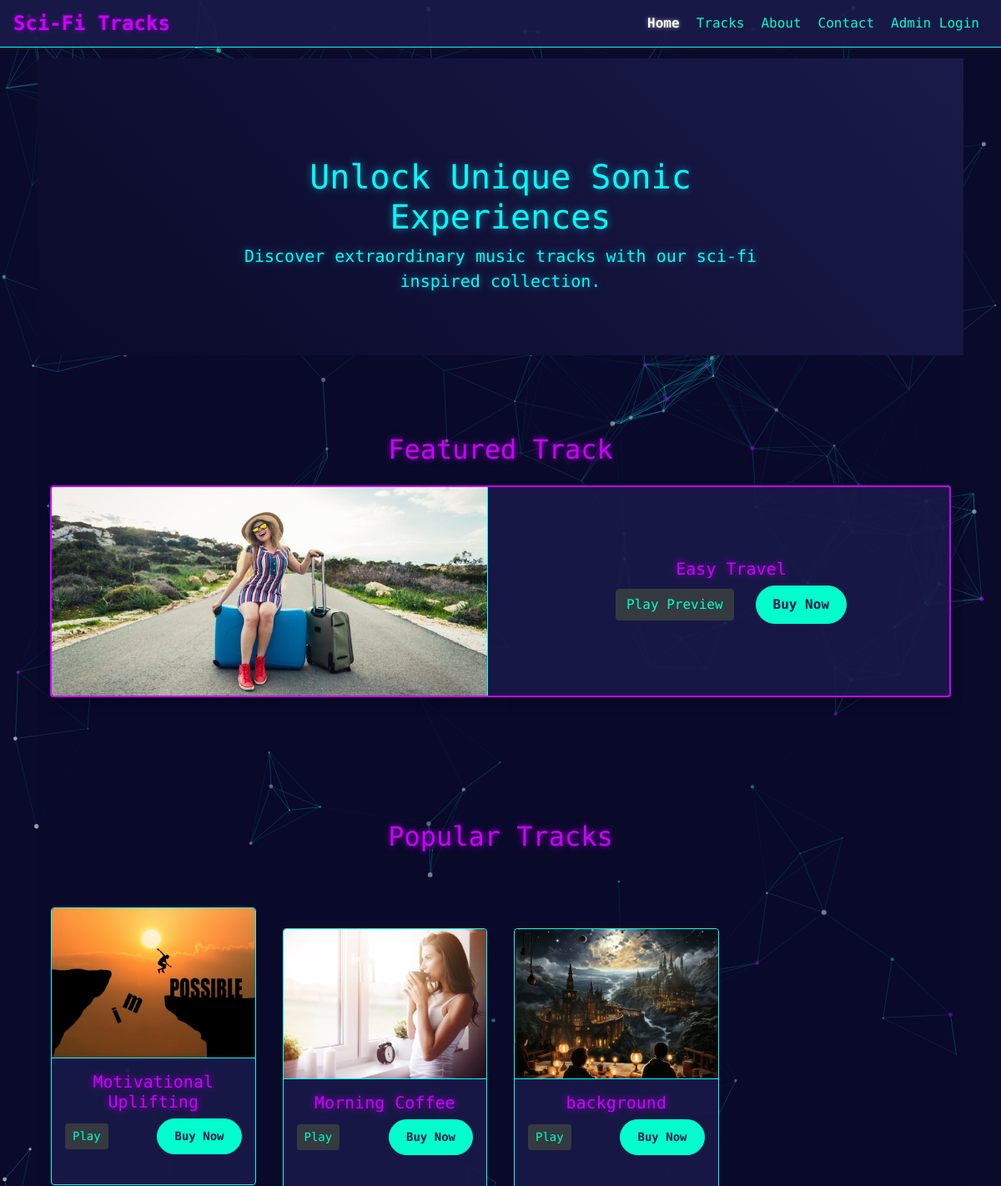
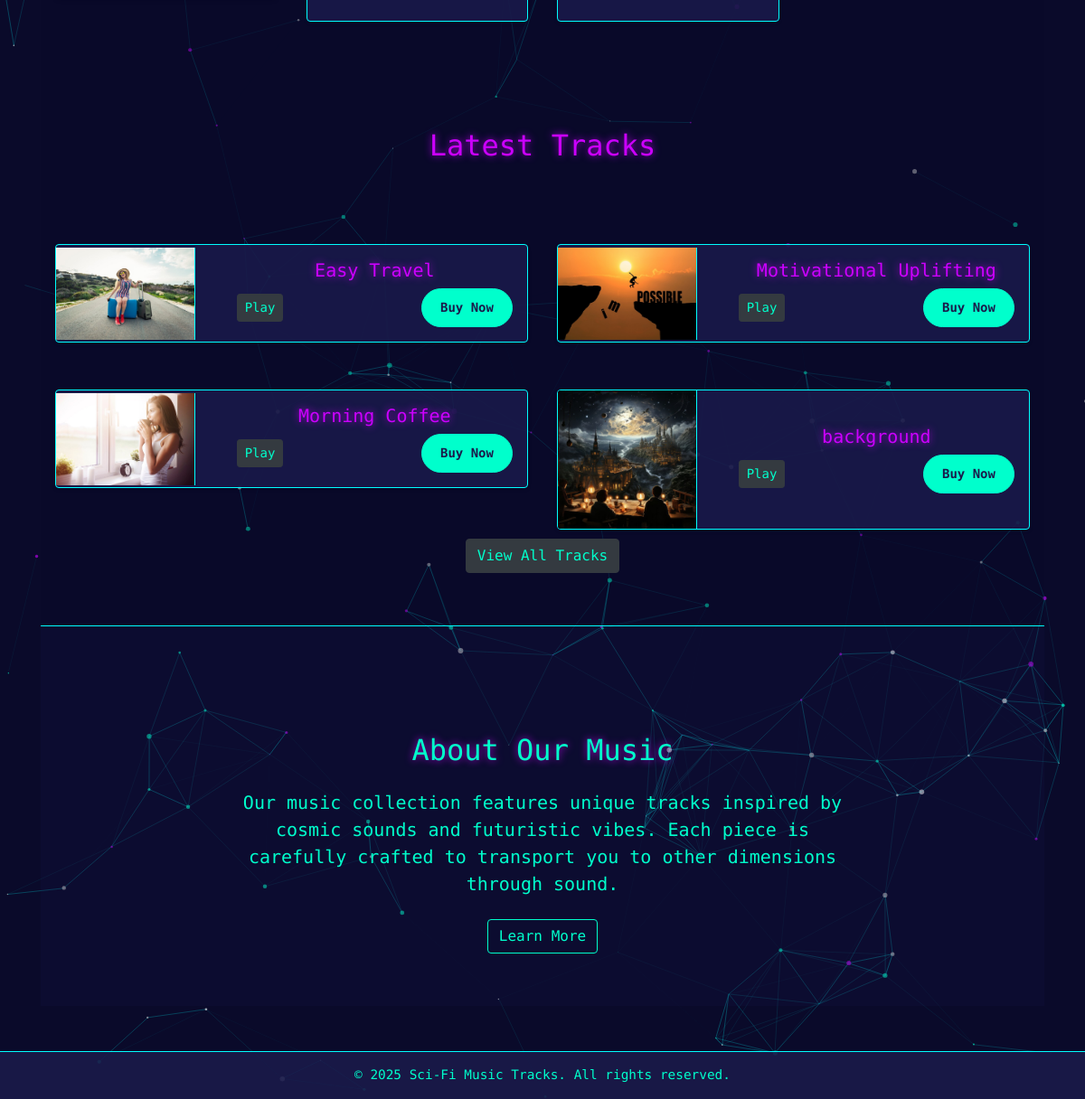
The app's page /shop/index.php with its own data (2 pictures, top to bottom).
### tables this page shows
CREATE TABLE IF NOT EXISTS `tracks` (
  `id` int NOT NULL AUTO_INCREMENT,
  `name` varchar(255) NOT NULL,
  `description` text,
  `file_name` varchar(255) DEFAULT NULL,
  `image_name` varchar(255) DEFAULT NULL,
  `created_at` timestamp NULL DEFAULT CURRENT_TIMESTAMP,
  PRIMARY KEY (`id`)
);

### shop/index.php (the view, shortened to what this page needs)
<?php
require_once 'includes/header.php';
require_once 'admin/includes/db_connection.php';
$featuredTrack = null;
$latestTracks = [];
$sql_latest = "SELECT id, name, description, file_name, image_name FROM tracks ORDER BY created_at DESC LIMIT 6";
if ($link === false) {
    echo '<div class="container mt-4"><div class="alert alert-danger">Database connection error. Track sections cannot be displayed.</div></div>';
} else {
    $result_latest = mysqli_query($link, $sql_latest);
    if ($result_latest && mysqli_num_rows($result_latest) > 0) {
        while ($row = mysqli_fetch_assoc($result_latest)) {
            $latestTracks[] = $row;
        }
        $featuredTrack = $latestTracks[0];
    } else {
    }
}
?>
    <section class="hero bg-primary text-light py-5">
        <div class="container">
            <div class="row justify-content-center text-center">
                <div class="col-lg-8">
                    <h1 class="animate__animated animate__fadeIn">Unlock Unique Sonic Experiences</h1>
                    <p class="animate__animated animate__fadeIn lead">Discover extraordinary music tracks with our sci-fi inspired collection.</p>
                </div>
            </div>
        </div>
    </section>
    <?php if ($featuredTrack): ?>
    <section class="featured-track-section py-4">
        <div class="container">
            <h2 class="section-title text-center mb-4">Featured Track</h2>
            <div class="card shadow">
                <div class="row g-0 align-items-center">
                    <div class="col-md-6">
                         <?php
                         $featured_image_path = '';
                         $featured_image_exists = false;
                         $public_image_directory = 'images/tracks/';
                         if (!empty($featuredTrack['image_name'])) {
                             $server_image_path = __DIR__ . '/' . $public_image_directory . $featuredTrack['image_name'];
                             if (file_exists($server_image_path)) {
                                 $featured_image_path = $public_image_directory . htmlspecialchars($featuredTrack['image_name']);
                                 $featured_image_exists = true;
                             }
                         }
                         ?>
                        <?php if ($featured_image_exists): ?>
                            <img src="<?php echo $featured_image_path; ?>" alt="<?php echo htmlspecialchars($featuredTrack['name']); ?>" class="img-fluid rounded-start" style="height: auto; max-height: 250px; object-fit: cover;">
                        <?php else: ?>
                             <div class="card-img-top bg-secondary text-white d-flex align-items-center justify-content-center rounded-start" style="height: 250px;">
                                 No Image
                             </div>
                         <?php endif; ?>
                    </div>
                    <div class="col-md-6">
                        <div class="card-body">
                            <h3 class="card-title"><?php echo htmlspecialchars($featuredTrack['name']); ?></h3>
                            <div class="d-flex align-items-center">
                                <a href="player.php?id=<?php echo $featuredTrack['id']; ?>" class="btn btn-secondary btn-play mr-3 <?php echo empty($featuredTrack['file_name']) ? 'disabled' : ''; ?>" <?php echo empty($featuredTrack['file_name']) ? 'aria-disabled="true"' : ''; ?>>
                                     Play Preview
                                </a>
                                <button class="btn btn-primary btn-buy" data-track-name="<?php echo htmlspecialchars($featuredTrack['name']); ?>">Buy Now</button>
                            </div>
                        </div>
                    </div>
                </div>
            </div>
        </div>
    </section>
    <?php endif; ?>
    <?php
    $popularTracksSubset = array_slice($latestTracks, 1, 4);
    if (!empty($popularTracksSubset)):
    ?>
    <section class="popular-tracks-section py-4 ">
        <div class="container">
            <h2 class="section-title text-center mb-4">Popular Tracks</h2>
            <div class="row row-cols-1 row-cols-md-2 row-cols-lg-4 g-4">
                <?php foreach ($popularTracksSubset as $track): ?>
                <div class="col">
                    <div class="card h-100 shadow-sm">
                         <?php
                         $popular_image_path = '';
                         $popular_image_exists = false;
                         $public_image_directory = 'images/tracks/';
                         if (!empty($track['image_name'])) {
                             $server_image_path = __DIR__ . '/' . $public_image_directory . $track['image_name'];
                             if (file_exists($server_image_path)) {
                                 $popular_image_path = $public_image_directory . htmlspecialchars($track['image_name']);
                                 $popular_image_exists = true;
                             }
                         }
                         ?>
                        <?php if ($popular_image_exists): ?>
                        <img src="<?php echo $popular_image_path; ?>" alt="<?php echo htmlspecialchars($track['name']); ?>" class="card-img-top">
                        <?php else: ?>
                            <div class="card-img-top bg-secondary text-white d-flex align-items-center justify-content-center" style="height: 180px;">
                                No Image
                            </div>
                         <?php endif; ?>
                        <div class="card-body">
                            <h5 class="card-title"><?php echo htmlspecialchars($track['name']); ?></h5>
                            <div class="d-flex justify-content-between align-items-center">
                                <a href="player.php?id=<?php echo $track['id']; ?>" class="btn btn-secondary btn-sm btn-play <?php echo empty($track['file_name']) ? 'disabled' : ''; ?>" <?php echo empty($track['file_name']) ? 'aria-disabled="true"' : ''; ?>>
                                     Play
                                </a>
                                <button class="btn btn-sm btn-primary btn-buy" data-track-name="<?php echo htmlspecialchars($track['name']); ?>">Buy Now</button>
                            </div>
                        </div>
                    </div>
                </div>
                <?php endforeach; ?>
            </div>
        </div>
    </section>
    <?php endif; ?>
     <?php
     $latestTracksSubset = array_slice($latestTracks, 0, 4);
     if (!empty($latestTracksSubset)):
     ?>
    <section class="latest-tracks-section py-5">
        <div class="container">
            <h2 class="section-title text-center mb-4">Latest Tracks</h2>
            <div class="row row-cols-1 row-cols-md-2 g-4">
                <?php foreach ($latestTracksSubset as $track): ?>
                <div class="col">
                    <div class="card shadow-sm">
                        <div class="row g-0 align-items-center">
                            <div class="col-md-4">
                                <?php
                                $latest_image_path = '';
                                $latest_image_exists = false;
                                $public_image_directory = 'images/tracks/';
                                if (!empty($track['image_name'])) {
                                    $server_image_path = __DIR__ . '/' . $public_image_directory . $track['image_name'];
                                    if (file_exists($server_image_path)) {
                                        $latest_image_path = $public_image_directory . htmlspecialchars($track['image_name']);
                                        $latest_image_exists = true;
                                    }
                                }
                                ?>
                                <?php if ($latest_image_exists): ?>
                                <img src="<?php echo $latest_image_path; ?>" alt="<?php echo htmlspecialchars($track['name']); ?>" class="img-fluid rounded-start" style="height: auto; max-height: 180px; object-fit: cover;">
                                <?php else: ?>
                                     <div class="bg-secondary text-white d-flex align-items-center justify-content-center rounded-start" style="height: 180px;">
                                         No Image
                                     </div>
                                <?php endif; ?>
                            </div>
                            <div class="col-md-8">
                                <div class="card-body">
                                    <h5 class="card-title"><?php echo htmlspecialchars($track['name']); ?></h5>
                                    <div class="d-flex justify-content-between align-items-center">
                                        <a href="player.php?id=<?php echo $track['id']; ?>" class="btn btn-secondary btn-sm btn-play <?php echo empty($track['file_name']) ? 'disabled' : ''; ?>" <?php echo empty($track['file_name']) ? 'aria-disabled="true"' : ''; ?>>
                                             Play
                                        </a>
                                        <button class="btn btn-sm btn-primary btn-buy" data-track-name="<?php echo htmlspecialchars($track['name']); ?>">Buy Now</button>
                                    </div>
                                </div>
                            </div>
                        </div>
                    </div>
                </div>
                <?php endforeach; ?>
            </div>
            <div class="view-all-btn mt-4 text-center">
                <a href="tracks.php" class="btn btn-secondary">View All Tracks</a>
            </div>
        </div>
    </section>
     <?php endif; ?>
    <section class="intro-section py-5  text-light">
        <div class="container">
            <div class="row justify-content-center text-center">
                <div class="col-lg-8">
                    <h2 class="section-title mb-4">About Our Music</h2>
                    <p class="lead mb-4">Our music collection features unique tracks inspired by cosmic sounds and futuristic vibes. Each piece is carefully crafted to transport you to other dimensions through sound.</p>
                    <a href="about.php" class="btn btn-outline-light">Learn More</a>
                </div>
            </div>
        </div>
    </section>
<?php
require_once 'includes/footer.php';
?>

### shop/style.css (style rules this page uses)
body { background-color: #0a0a2a; color: #00ffcc; font-family: 'Share Tech Mono', monospace; min-height: 100vh; position: relative; overflow-x: hidden; margin: 0; padding: 0; }
.container { position: relative; z-index: 1; margin-top: 70px; padding-bottom: 10px; }
h1, h2, .card-title { color: #cc00ff; text-shadow: 0 0 8px rgba(204, 0, 255, 0.8); }
.section-title { margin-bottom: 30px; font-size: 2em; text-align: center; }
.card { background-color: rgba(26, 26, 74, 0.9); border: 1px solid #00ffff; color: #00ffcc; margin-bottom: 20px; text-align: center; box-shadow: 0 0 15px rgba(0, 255, 204, 0.4); transition: transform 0.3s ease-in-out, box-shadow 0.3s ease-in-out; position: relative; z-index: 2; overflow: hidden; }
.card img { border-bottom: 1px solid #00ffff; height: 180px; object-fit: cover; width: 100%; }
.card-body { padding: 1rem; }
.card-title { font-size: 1.25rem; margin-bottom: 0.5rem; color: #cc00ff; text-shadow: 0 0 8px rgba(204, 0, 255, 0.8); }
.btn-buy { background-color: #00ffcc; border-color: #00ffcc; color: #1a1a4a; font-weight: bold; padding: 10px 20px; border-radius: 25px; transition: background-color 0.3s ease, border-color 0.3s ease, color 0.3s ease, box-shadow 0.3s ease; }
.btn-secondary { background-color: #343a40; border-color: #343a40; color: #00ffcc; transition: background-color 0.3s ease, border-color 0.3s ease, color 0.3s ease; }
a.btn-play { display: inline-flex; align-items: center; justify-content: center; cursor: pointer; transition: color 0.3s ease; text-decoration: none; color: inherit; }
.featured-track-section .d-flex .btn-primary, .card-body .d-flex .btn-primary { margin-left: 10px; }
.card-body .d-flex { justify-content: center; }
.popular-tracks-section .card-body .d-flex, .latest-tracks-section .card-body .d-flex { justify-content: space-between; }
.hero { background: linear-gradient(45deg, #0a0a2a, #1a1a4a); padding-top: 80px; padding-bottom: 80px; }
.hero h1, .hero p { color: #00ffff; text-shadow: 0 0 10px rgba(0, 255, 255, 0.5); }
.section-title { color: #cc00ff; text-shadow: 0 0 8px rgba(204, 0, 255, 0.8); margin-bottom: 30px; font-size: 2em; text-align: center; }
.featured-track-section { padding: 40px 0; background-color: #0a0a2a45; }
.popular-tracks-section { padding: 40px 0; background-color: #0a0a2a45; }
.latest-tracks-section { padding: 40px 0; background-color: #0a0a2a45; }
.intro-section { padding: 50px 0; background-color: #1a1a4a34; border-top: 1px solid #00ffff; }
.intro-section h2, .intro-section p { color: #00ffcc; }
.intro-section .btn-outline-light { color: #00ffcc; border-color: #00ffcc; transition: all 0.3s ease; }
.featured-track-section .card { border: 2px solid #cc00ff; box-shadow: 0 0 20px rgba(204, 0, 255, 0.6); }
.featured-track-section .card img, .latest-tracks-section .card img { height: auto; max-height: 250px; border-bottom: none; border-right: 1px solid #00ffff; object-fit: cover; width: 100%; }
.latest-tracks-section .card .row>.col-md-4 img { height: 180px; max-height: 180px; border-bottom: none; border-right: 1px solid #00ffff; }
.featured-track-section .card .row>.col-md-6 img { border-bottom: none; border-right: 1px solid #00ffff; }
.popular-tracks-section .card img { height: 180px; object-fit: cover; border-bottom: 1px solid #00ffff; border-right: none; }
.row.g-4>.col, .row.g-4>[class^="col-"] { padding: 1rem; }

### records on screen
tracks: image_name (picture), name "Easy Travel"
tracks: image_name (picture), name "Motivational Uplifting"
tracks: image_name (picture), name "Morning Coffee"
tracks: image_name (picture), name "background"
